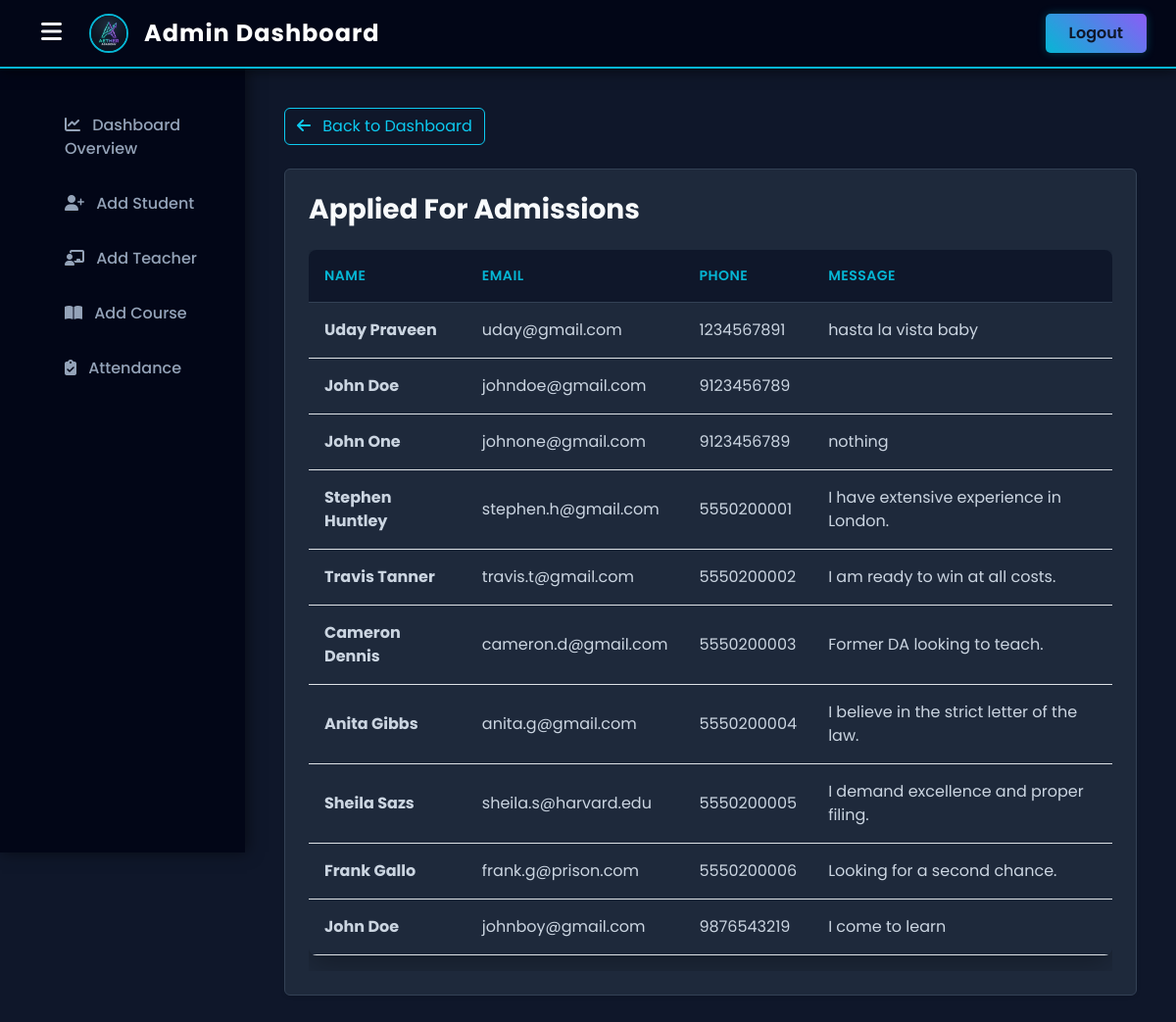
Page /admission.php (signed in) on the earlier database version.
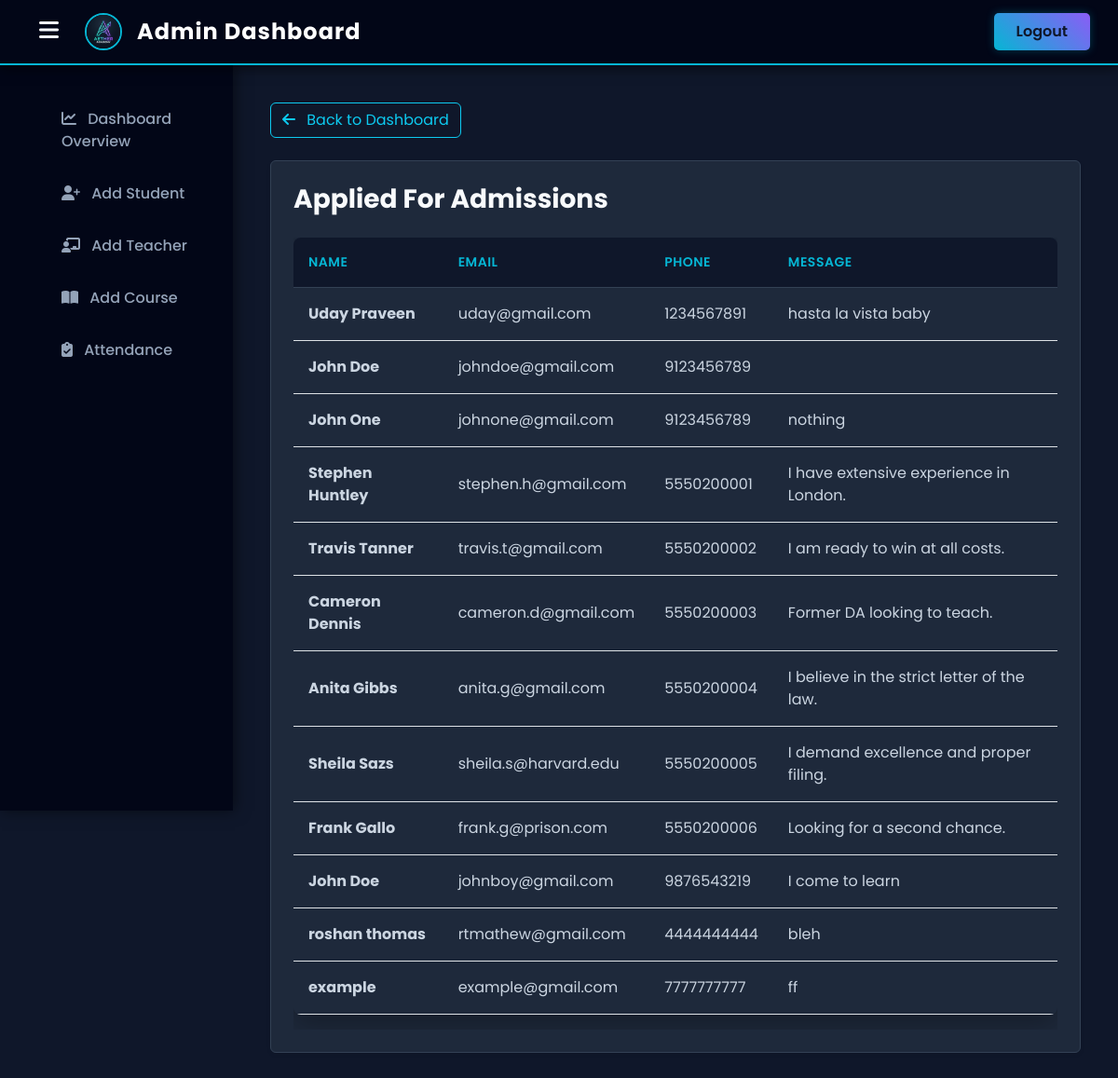
Same page on the later database version.
### tables this page shows
CREATE TABLE `admission` (
  `id` int(11) NOT NULL AUTO_INCREMENT,
  `name` varchar(30) DEFAULT NULL,
  `email` varchar(38) DEFAULT NULL,
  `phone` varchar(15) DEFAULT NULL,
  `message` varchar(50) DEFAULT NULL,
  PRIMARY KEY (`id`)
);

### admission.php (the view, shortened to what this page needs)
<?php
$data = mysqli_connect("localhost","root","","collegepr",3307);
$sql = "SELECT * FROM admission";
$result = mysqli_query($data,$sql);
?>
<!DOCTYPE html>
<html lang="en">
<head>
    <?php include 'admin_css.php'; ?>
</head>
<body>
<?php include 'admin_sidebar.php'; ?>
<div class="content">
    <div class="card shadow-sm border-0">
        <div class="card-body p-4">
            <h1 class="mb-4">Applied For Admissions</h1>
            <div class="table-responsive">
                <table id="admissionTable" class="table table-hover align-middle">
                    <thead class="table-dark">
                        <tr>
                            <th>Name</th>
                            <th>Email</th>
                            <th>Phone</th>
                            <th>Message</th>
                        </tr>
                    </thead>
                    <tbody>
                        <?php while($info=$result->fetch_assoc()) { ?>
                        <tr>
                            <td class="fw-bold">
                                <?php echo htmlspecialchars($info['name']); ?>
                            </td>
                            <td>
                                <?php echo htmlspecialchars($info['email']); ?>
                            </td>
                            <td>
                                <?php echo htmlspecialchars($info['phone']); ?>
                            </td>
                            <td>
                                <?php echo htmlspecialchars($info['message']); ?>
                            </td>
                        </tr>
                        <?php } ?>
                    </tbody>
                </table>
            </div>
        </div>
    </div>
</div>
</body>
</html>

Differences in the rows shown:
added admission: name "roshan thomas", email "rtmathew@gmail.com", phone "4444444444", message "bleh"
added admission: name "example", email "example@gmail.com", phone "7777777777", message "ff"
